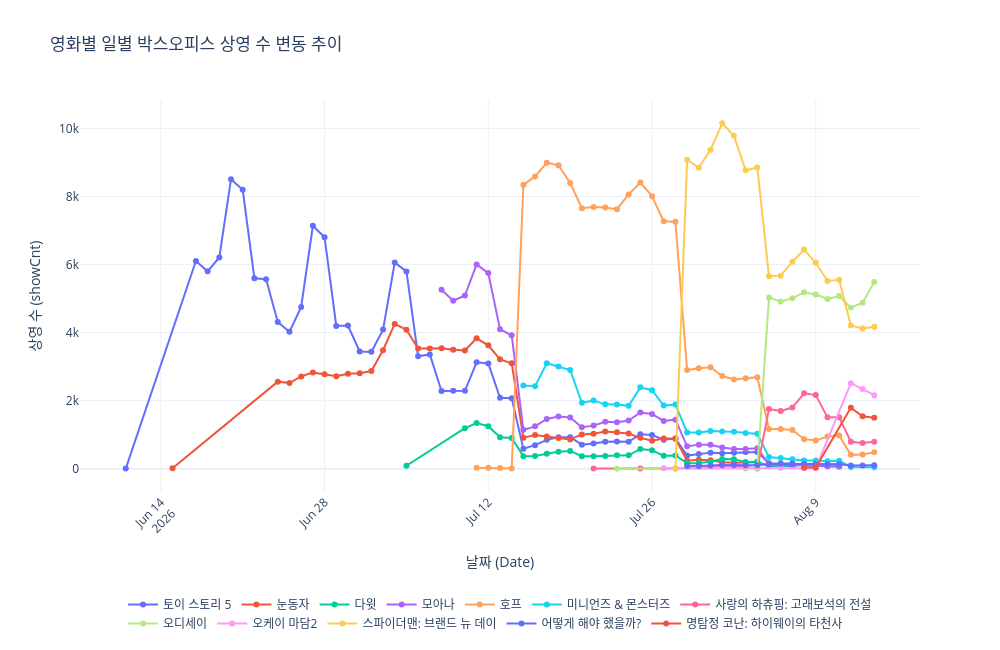

Here is the notebook cell this chart was saved with:
### Markdown cell above
### 4-1-7. 기간에 따른 상영 수 변화

### Code cell
draw_lineChart(merged_df, 'showCnt', '영화별 일별 박스오피스 상영 수 변동 추이', '상영 수')
